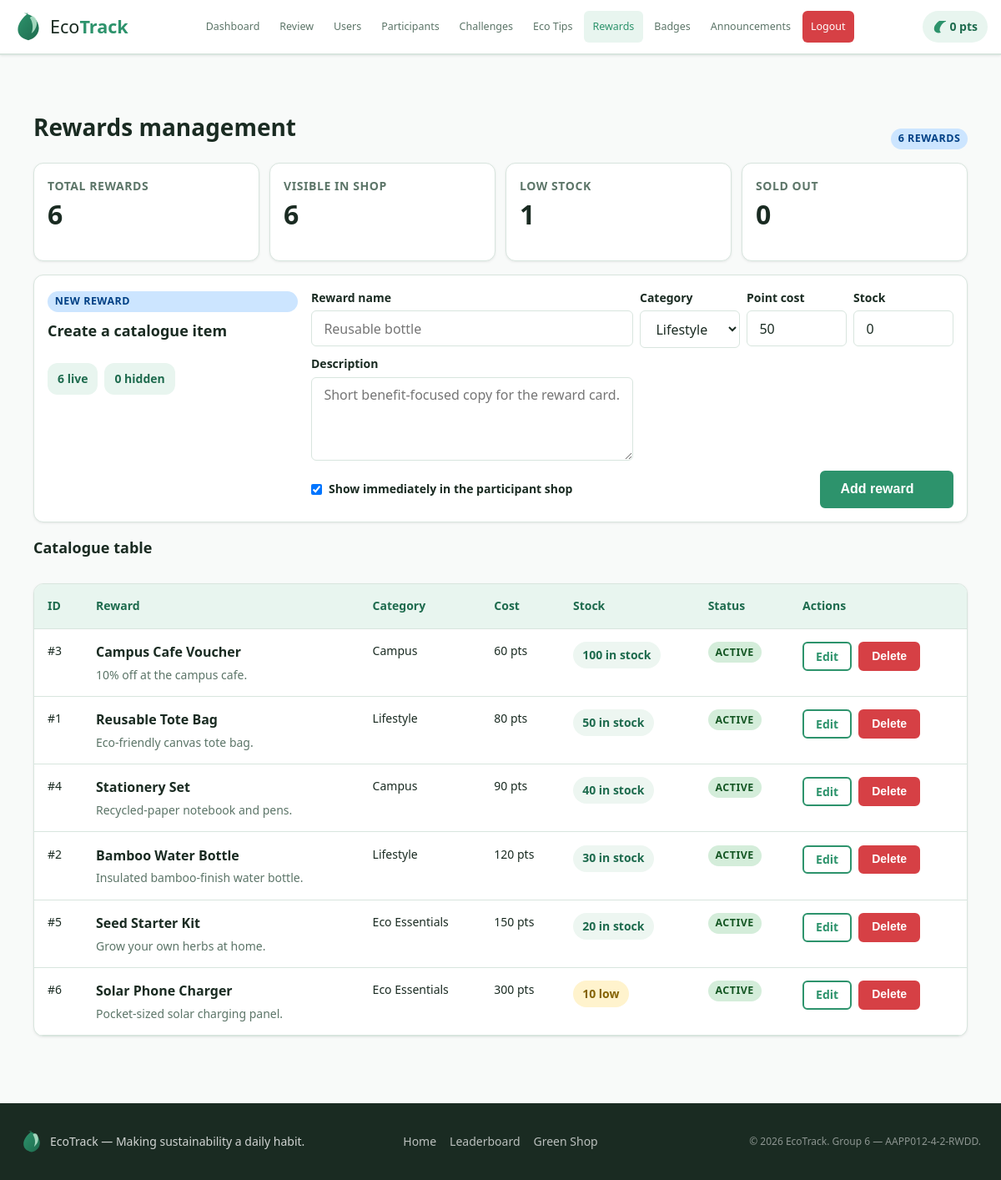
The app's page /admin/rewards_management.php (signed in) with its own data.
### tables this page shows
CREATE TABLE IF NOT EXISTS users (
  user_id INT AUTO_INCREMENT PRIMARY KEY,
  username VARCHAR(50) NOT NULL UNIQUE,
  email VARCHAR(100) NOT NULL UNIQUE,
  password VARCHAR(255) NOT NULL,
  role ENUM('participant','moderator','admin') NOT NULL DEFAULT 'participant',
  points INT NOT NULL DEFAULT 0,
  streak INT NOT NULL DEFAULT 0,
  last_checkin DATE DEFAULT NULL,
  avatar VARCHAR(255) DEFAULT NULL,
  created_at DATETIME DEFAULT CURRENT_TIMESTAMP
);

CREATE TABLE IF NOT EXISTS rewards (
  reward_id INT AUTO_INCREMENT PRIMARY KEY,
  name VARCHAR(150) NOT NULL,
  description TEXT,
  image VARCHAR(255) DEFAULT NULL,
  category ENUM('Lifestyle','Campus','Eco Essentials') DEFAULT 'Lifestyle',
  point_cost INT NOT NULL DEFAULT 50,
  stock INT NOT NULL DEFAULT 0,
  active TINYINT(1) DEFAULT 1,
  created_at DATETIME DEFAULT CURRENT_TIMESTAMP
);

### database/db.php (called while the page is built, shortened)
<?php
function normalizeConnectionCandidates(array $values): array
{
    $normalized = [];
    foreach ($values as $value) {
        $value = trim((string)$value);
        $normalized[] = $value;
    }
    return $normalized;
}
function getConnectionAttempts(): array
{
    $hosts = normalizeConnectionCandidates([
        DB_HOST,
        DB_HOST === 'localhost' ? '127.0.0.1' : 'localhost',
    ]);
    $databases = normalizeConnectionCandidates([
        DB_NAME,
    ]);
    $attempts = [];
    foreach ($hosts as $host) {
        foreach ($databases as $database) {
            $attempts[] = [
                'host' => $host,
                'database' => $database,
            ];
        }
    }
    return $attempts;
}
function getPDO(): PDO
{
    static $pdo = null;
    if ($pdo === null) {
        $options = [
            PDO::ATTR_ERRMODE            => PDO::ERRMODE_EXCEPTION,
            PDO::ATTR_DEFAULT_FETCH_MODE => PDO::FETCH_ASSOC,
            PDO::ATTR_EMULATE_PREPARES   => false,
        ];
        $errors = [];
        foreach (getConnectionAttempts() as $attempt) {
            $dsn = sprintf(
                'mysql:host=%s;dbname=%s;charset=%s',
                $attempt['host'],
                $attempt['database'],
                DB_CHARSET
            );
            try {
                $pdo = new PDO($dsn, DB_USER, DB_PASS, $options);
                return $pdo;
            } catch (PDOException $e) {
                $errors[] = sprintf(
                    '[host=%s db=%s] %s',
                    $attempt['host'],
                    $attempt['database'],
                    $e->getMessage()
                );
            }
        }
        exit('Database connection failed. Please contact the administrator.');
    }
    return $pdo;
}

### includes/functions.php (called while the page is built, shortened)
<?php
require_once __DIR__ . '/../database/db.php';
function sanitise(mixed $value): string
{
    return htmlspecialchars((string)$value, ENT_QUOTES | ENT_SUBSTITUTE, 'UTF-8');
}

### admin/rewards_management.php (the view, shortened to what this page needs)
<?php
require_once __DIR__ . '/../database/db.php';
require_once __DIR__ . '/../includes/functions.php';
$pdo = getPDO();
$rewardCategories = ['Lifestyle', 'Campus', 'Eco Essentials'];
$rewardForm = [
    'name' => '',
    'description' => '',
    'category' => 'Lifestyle',
    'point_cost' => '50',
    'stock' => '0',
    'active' => '1',
];
$list = $pdo->query('SELECT * FROM rewards ORDER BY active DESC, point_cost ASC, reward_id ASC')->fetchAll() ?: [];
$rewardCount = count($list);
$activeCount = 0;
$hiddenCount = 0;
$outOfStockCount = 0;
$lowStockCount = 0;
foreach ($list as $reward) {
    $isActive = !empty($reward['active']);
    $stockCount = (int)$reward['stock'];
    if ($isActive) {
        $activeCount++;
    } else {
        $hiddenCount++;
    }
    if ($stockCount === 0) {
        $outOfStockCount++;
    } elseif ($stockCount <= 10) {
        $lowStockCount++;
    }
}
$editingRewardId = max(0, (int)($_GET['edit_reward'] ?? 0));
$buildRewardsManagementUrl = static function (array $overrides = []) use ($editingRewardId): string {
    $params = [
        'edit_reward' => $editingRewardId,
    ];
    foreach ($overrides as $key => $value) {
        $params[$key] = $value;
    }
    if (($params['edit_reward'] ?? 0) <= 0) {
        unset($params['edit_reward']);
    }
    $query = http_build_query($params);
    return 'rewards_management.php' . ($query ? '?' . $query : '');
};
require_once __DIR__ . '/../layout/header.php';
?>
<div class="container page-shell reward-admin-shell">
  <div class="section-header reward-admin-header">
    <div>
      <h1 class="section-header__title">Rewards management</h1>
    </div>
    <span class="badge badge-blue"><?= $rewardCount ?> reward<?= $rewardCount === 1 ? '' : 's' ?></span>
  </div>
  <section class="reward-admin-summary-grid">
    <article class="card reward-summary-card">
      <span class="reward-summary-card__label">Total rewards</span>
      <strong class="reward-summary-card__value"><?= $rewardCount ?></strong>
    </article>
    <article class="card reward-summary-card">
      <span class="reward-summary-card__label">Visible in shop</span>
      <strong class="reward-summary-card__value"><?= $activeCount ?></strong>
    </article>
    <article class="card reward-summary-card">
      <span class="reward-summary-card__label">Low stock</span>
      <strong class="reward-summary-card__value"><?= $lowStockCount ?></strong>
    </article>
    <article class="card reward-summary-card">
      <span class="reward-summary-card__label">Sold out</span>
      <strong class="reward-summary-card__value"><?= $outOfStockCount ?></strong>
    </article>
  </section>
  <section class="card reward-admin-studio">
      <div class="reward-admin-studio-layout">
      <div class="reward-admin-panel__intro reward-admin-panel__intro--compact">
        <span class="badge badge-blue">New reward</span>
        <h2 class="card-title">Create a catalogue item</h2>
        <div class="reward-admin-panel__meta">
          <span class="inline-pill-note"><?= $activeCount ?> live</span>
          <span class="inline-pill-note"><?= $hiddenCount ?> hidden</span>
        </div>
      </div>
      <form method="POST" class="reward-admin-form">
        <div class="reward-admin-form-grid">
          <div class="form-group reward-admin-form-group reward-admin-form-group--name">
            <label for="create_name">Reward name</label>
            <input type="text" id="create_name" name="name" maxlength="150" required value="<?= sanitise($rewardForm['name']) ?>" placeholder="Reusable bottle">
          </div>
          <div class="form-group reward-admin-form-group">
            <label for="create_category">Category</label>
            <select id="create_category" name="category">
              <?php foreach ($rewardCategories as $category): ?>
                <option value="<?= sanitise($category) ?>" <?= $rewardForm['category'] === $category ? 'selected' : '' ?>><?= sanitise($category) ?></option>
              <?php endforeach; ?>
            </select>
          </div>
          <div class="form-group reward-admin-form-group">
            <label for="create_point_cost">Point cost</label>
            <input type="number" id="create_point_cost" name="point_cost" min="1" value="<?= sanitise($rewardForm['point_cost']) ?>">
          </div>
          <div class="form-group reward-admin-form-group">
            <label for="create_stock">Stock</label>
            <input type="number" id="create_stock" name="stock" min="0" value="<?= sanitise($rewardForm['stock']) ?>">
          </div>
          <div class="form-group reward-admin-form-group reward-admin-form-group--description">
            <label for="create_description">Description</label>
            <textarea id="create_description" name="description" rows="3" placeholder="Short benefit-focused copy for the reward card."><?= sanitise($rewardForm['description']) ?></textarea>
          </div>
        </div>
        <div class="reward-admin-form-actions">
          <label class="reward-admin-toggle">
            <input type="checkbox" name="active" value="1" <?= $rewardForm['active'] === '1' ? 'checked' : '' ?>>
            Show immediately in the participant shop
          </label>
          <button type="submit" class="btn btn-primary">Add reward</button>
        </div>
      </form>
    </div>
  </section>
  <section class="reward-admin-board">
    <div class="reward-admin-board__header">
      <div>
        <h2 class="card-title">Catalogue table</h2>
      </div>
    </div>
    <?php if (empty($list)): ?>
      <div class="card empty-state">
        <h2 class="card-title empty-state__title">No rewards yet</h2>
        <p class="empty-state__text">Add your first reward from the studio panel to start building the Green Shop catalogue.</p>
      </div>
    <?php else: ?>
      <div class="card reward-admin-table-card">
        <div class="table-wrap reward-admin-table-wrap">
          <table class="reward-admin-table">
            <thead>
              <tr>
                <th>ID</th>
                <th>Reward</th>
                <th>Category</th>
                <th>Cost</th>
                <th>Stock</th>
                <th>Status</th>
                <th>Actions</th>
              </tr>
            </thead>
            <tbody>
              <?php foreach ($list as $reward): ?>
                <?php
                $stockCount = (int)$reward['stock'];
                $isActive = !empty($reward['active']);
                $stockTone = $stockCount === 0 ? 'danger' : ($stockCount <= 10 ? 'warning' : 'ok');
                $stockLabel = $stockCount === 0 ? 'Sold out' : ($stockCount <= 10 ? $stockCount . ' low' : $stockCount . ' in stock');
                ?>
                <tr id="reward-<?= (int)$reward['reward_id'] ?>" class="reward-admin-table__row<?= $editingRewardId === (int)$reward['reward_id'] ? ' reward-admin-table__row--editing' : '' ?>">
                  <td class="reward-admin-table__cell reward-admin-table__cell--id" data-label="ID">#<?= (int)$reward['reward_id'] ?></td>
                  <td class="reward-admin-table__reward reward-admin-table__cell reward-admin-table__cell--reward" data-label="Reward">
                    <strong><?= sanitise($reward['name']) ?></strong>
                    <span><?= sanitise($reward['description'] ?: 'No description yet.') ?></span>
                  </td>
                  <td class="reward-admin-table__cell reward-admin-table__cell--category" data-label="Category"><?= sanitise($reward['category']) ?></td>
                  <td class="reward-admin-table__cell reward-admin-table__cell--cost" data-label="Cost"><?= (int)$reward['point_cost'] ?> pts</td>
                  <td class="reward-admin-table__cell reward-admin-table__cell--stock" data-label="Stock">
                    <span class="reward-admin-stock reward-admin-stock--<?= sanitise($stockTone) ?>">
                      <?= sanitise($stockLabel) ?>
                    </span>
                  </td>
                  <td class="reward-admin-table__cell reward-admin-table__cell--status" data-label="Status">
                    <span class="badge <?= $isActive ? 'badge-green' : 'badge-grey' ?>">
                      <?= $isActive ? 'active' : 'draft' ?>
                    </span>
                  </td>
                  <td class="reward-admin-table__cell reward-admin-table__cell--actions" data-label="Actions">
                    <div class="reward-admin-table__actions">
                      <a href="<?= sanitise($buildRewardsManagementUrl(['edit_reward' => (int)$reward['reward_id']])) ?>#reward-<?= (int)$reward['reward_id'] ?>" class="btn btn-outline btn-sm">
                        Edit
                      </a>
                      <form method="POST">
                        <button type="submit" class="btn btn-danger btn-sm" onclick="return confirm('Delete this reward?');">Delete</button>
                      </form>
                    </div>
                  </td>
                </tr>
              <?php endforeach; ?>
            </tbody>
          </table>
        </div>
      </div>
    <?php endif; ?>
  </section>
</div>
<?php require_once __DIR__ . '/../layout/footer.php'; ?>

### layout/header.php (shortened to what this page needs)
<?php
$role      = $_SESSION['role'] ?? 'guest';
?>
<!DOCTYPE html>
<html lang="en">
<head>
  <link rel="stylesheet" href="<?= BASE_URL ?>/assets/css/style.css">
</head>
<body>
<header class="navbar" role="banner">
  <div class="nav-container">
    <a href="<?= BASE_URL ?>/index.php" class="nav-logo" aria-label="EcoTrack Home">
      <img src="<?= BASE_URL ?>/assets/img/logo.svg" alt="EcoTrack leaf logo" width="36" height="36">
      <span class="logo-text">Eco<strong>Track</strong></span>
    </a>
    <nav class="nav-menu" id="navMenu" role="navigation" aria-label="Main navigation">
      <?php if ($role === 'participant'): ?>
        <a href="<?= BASE_URL ?>/participant/dashboard.php">Dashboard</a>
        <a href="<?= BASE_URL ?>/participant/log_activity.php">Log Activity</a>
        <a href="<?= BASE_URL ?>/participant/challenges.php">Challenges</a>
        <a href="<?= BASE_URL ?>/participant/shop.php">Green Shop</a>
        <a href="<?= BASE_URL ?>/participant/points.php">Points</a>
        <a href="<?= BASE_URL ?>/participant/leaderboard.php">Leaderboard</a>
        <a href="<?= BASE_URL ?>/participant/profile.php">Profile</a>
      <?php elseif ($role === 'admin'): ?>
        <a href="<?= BASE_URL ?>/admin/dashboard.php">Dashboard</a>
        <a href="<?= BASE_URL ?>/admin/review_submissions.php">Review</a>
        <a href="<?= BASE_URL ?>/admin/user_management.php">Users</a>
        <a href="<?= BASE_URL ?>/admin/participant_table.php">Participants</a>
        <a href="<?= BASE_URL ?>/admin/challenge_management.php">Challenges</a>
        <a href="<?= BASE_URL ?>/admin/eco_tips.php">Eco Tips</a>
        <a href="<?= BASE_URL ?>/admin/rewards_management.php">Rewards</a>
        <a href="<?= BASE_URL ?>/admin/badges_management.php">Badges</a>
        <a href="<?= BASE_URL ?>/admin/announcements.php">Announcements</a>
      <?php else: ?>
        <a href="<?= BASE_URL ?>/login.php">Login</a>
        <a href="<?= BASE_URL ?>/register.php">Register</a>
      <?php endif; ?>
      <?php if (isset($_SESSION['user_id'])): ?>
        <a href="<?= BASE_URL ?>/logout.php" class="nav-logout">Logout</a>
      <?php endif; ?>
    </nav>
    <?php if (isset($_SESSION['user_id'])): ?>
      <?php
        $u = getPDO()->prepare('SELECT points FROM users WHERE user_id = ?');
        $u->execute([$_SESSION['user_id']]);
        $pts = (int)($u->fetchColumn() ?: 0);
      ?>
      <div class="nav-points" aria-label="Your points balance">
        <img src="<?= BASE_URL ?>/assets/img/icon_leaf.svg" alt="" width="16" height="16">
        <span id="navPointsBadge"><?= $pts ?> pts</span>
      </div>
    <?php endif; ?>
  </div>
</header>
<main id="mainContent">

### records on screen
users: points "0"
rewards: point_cost "50", active "☑", reward_id "1", name "Reusable Tote Bag", description "Eco-friendly canvas tote bag.", category "Lifestyle", point_cost "80", stock "50 in stock", shows "ACTIVE"
rewards: reward_id "3", name "Campus Cafe Voucher", description "10% off at the campus cafe.", category "Campus", point_cost "60", stock "100 in stock", active "ACTIVE"
rewards: reward_id "4", name "Stationery Set", description "Recycled-paper notebook and pens.", category "Campus", point_cost "90", stock "40 in stock", active "ACTIVE"
rewards: reward_id "2", name "Bamboo Water Bottle", description "Insulated bamboo-finish water bottle.", category "Lifestyle", point_cost "120", stock "30 in stock", active "ACTIVE"
rewards: reward_id "5", name "Seed Starter Kit", description "Grow your own herbs at home.", category "Eco Essentials", point_cost "150", stock "20 in stock", active "ACTIVE"
rewards: reward_id "6", name "Solar Phone Charger", description "Pocket-sized solar charging panel.", category "Eco Essentials", point_cost "300", stock "10 low", active "ACTIVE"

### other values on screen
$rewardCount "6"
$activeCount "6"
$lowStockCount "1"
$outOfStockCount "0"
$hiddenCount "0"
form field category "Lifestyle"
